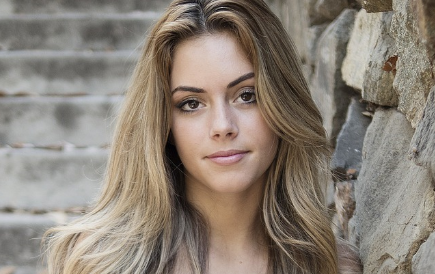
#> input picture EyeTrack/test_media/eye.png, 435 x 274 px
$ python face_eye.py
#> lines starting #> are read from the running program, lines starting #| are printed output that depends on the picture; after the words box and inside, x2 and y2 are one past the last pixel; in counts of white or black regions, pixels touching at a corner belong together
import cv2

img = cv2.imread("../test_media/eye.png")
#> img is the input picture: shape (274, 435, 3); mean B, G, R 119.3, 130, 140.1

face_cascade = cv2.CascadeClassifier("../haar_cascades/haarcascade_frontalface_default.xml")
eye_cascade = cv2.CascadeClassifier("../haar_cascades/haarcascade_eye.xml")

gray = cv2.cvtColor(img, cv2.COLOR_BGR2GRAY)
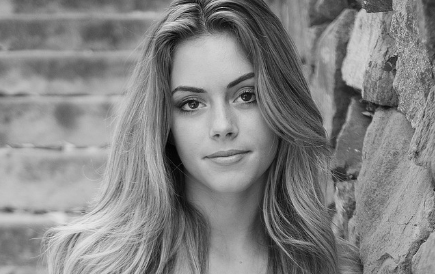
#> gray: shape (274, 435); min 1, max 236, mean 131.8

faces = face_cascade.detectMultiScale(gray)
#> faces = [[192, 168, 75, 75], [150, 47, 139, 139]]

for (x,y,w,h) in faces:
    cv2.rectangle(img,(x,y),(x+w,y+h),(0,255,0),2)
    break
#> this loop made 1 pass
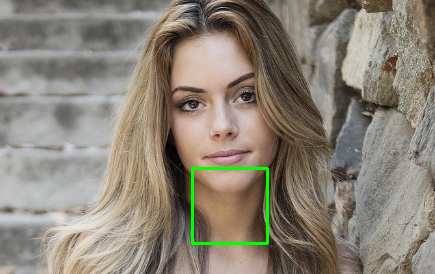
#> img: shape (274, 435, 3); 0.75% of pixels changed, all inside (x1, y1, x2, y2) = (191, 167, 269, 245)

gray2 = gray[y:y+h, x:x+w]
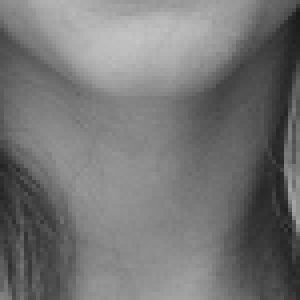
#> gray2: shape (75, 75) (shown 4 times larger); min 26, max 196, mean 116.4
img2 = img[y:y+h, x:x+w]
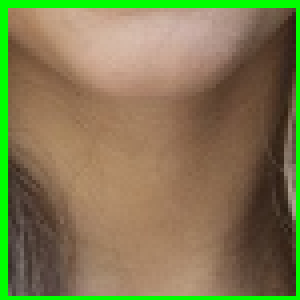
#> img2: shape (75, 75, 3) (shown 4 times larger); mean B, G, R 81.1, 121.9, 129.1

eyes = eye_cascade.detectMultiScale(gray2)
#> eyes = ()

for (ex,ey,ew,eh) in eyes:
	cv2.rectangle(img2,(ex,ey),(ex+ew,ey+eh),(0,0,255),2)
#> this loop made 0 passes

cv2.imshow('image',img)

cv2.waitKey(0)
cv2.destroyAllWindows()
